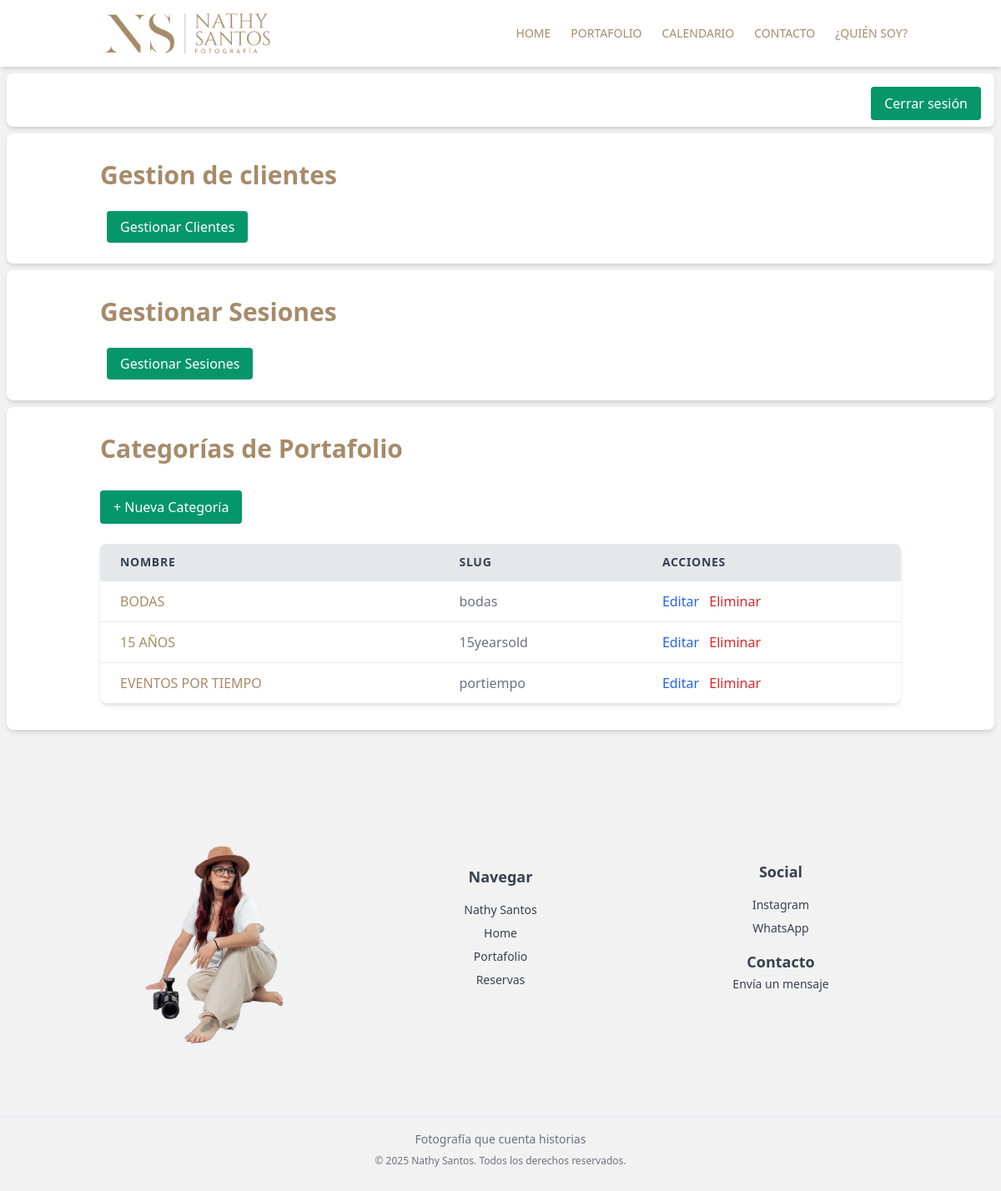
Page /admin-panel/ (signed in) on the committed database.
### admin_NathySantos/models.py (models this page shows, shortened)
class PortfolioCategory(models.Model):
    name = models.CharField(max_length=50, unique=True)
    display_name = models.CharField(max_length=100)
    slug = models.SlugField(unique=True, blank=True)
    class Meta:
        verbose_name = "Categoría de Portafolio"
        verbose_name_plural = "Categorías de Portafolio"

### admin_NathySantos/views.py (the view)
# urls.py: path('', views.dashboard, name='dashboard'),
@login_required(login_url='/login/')
def dashboard(request):
    categorias = PortfolioCategory.objects.all()
    return render(request, 'admin_NathySantos/dashboard.html', {'categorias': categorias})

### admin_NathySantos/templates/admin_NathySantos/dashboard.html (shortened to what this page needs)
{% extends 'layouts/app.html' %}
{% load static %}
{% block content %}
<section class="py-8 bg-white m-2 relative rounded-lg shadow-md hover:shadow-lg transition-all duration-300">
  <div class="absolute top-4 right-4">
    <form action="{% url 'logout' %}" method="POST" class="inline">
      <button type="submit" class="bg-green-600 hover:bg-green-700 text-white py-2 px-4 mb-4 rounded transition">Cerrar
        sesión</button>
    </form>
  </div>
</section>
<section class="py-8 bg-white m-2 relative rounded-lg shadow-md hover:shadow-lg transition-all duration-300">
  <div class="container mx-auto px-8">
    <h2 class="text-3xl font-bold mb-8">Gestion de clientes</h2>
    <a href="{% url 'clientes_list' %}"
      class="bg-green-600 hover:bg-green-700 text-white py-2 px-4 rounded transition ml-2">
      Gestionar Clientes
    </a>
</section>
<section class="py-8 bg-white m-2 relative rounded-lg shadow-md hover:shadow-lg transition-all duration-300">
  <div class="container mx-auto px-8">
    <h2 class="text-3xl font-bold mb-8">Gestionar Sesiones</h2>
    <a href="{% url 'listar_eventos' %}"
      class="bg-green-600 hover:bg-green-700 text-white py-2 px-4 rounded transition ml-2">
      Gestionar Sesiones
    </a>
</section>
<section class="py-8 bg-white m-2 relative rounded-lg shadow-md hover:shadow-lg transition-all duration-300">
  <div class="container mx-auto px-8">
    <h2 class="text-3xl font-bold mb-8">Categorías de Portafolio</h2>
    <div class="mb-6">
      <button onclick="openModal()" class="bg-green-600 hover:bg-green-700 text-white py-2 px-4 rounded transition">
        + Nueva Categoría
      </button>
    </div>
    <table class="min-w-full bg-white shadow-md rounded-lg overflow-hidden">
      <thead>
        <tr class="bg-gray-200 text-gray-700 text-left text-sm uppercase tracking-wider">
          <th class="py-3 px-6">Nombre</th>
          <th class="py-3 px-6">Slug</th>
          <th class="py-3 px-6">Acciones</th>
        </tr>
      </thead>
      <tbody>
        {% for categoria in categorias %}
        <tr class="border-t hover:bg-gray-50">
          <td class="py-3 px-6">{{ categoria.display_name }}</td>
          <td class="py-3 px-6 text-gray-500">{{ categoria.slug }}</td>
          <td class="py-3 px-6 space-x-2">
            <a href="{% url 'edit_category' categoria.pk %}" class="text-blue-600 hover:underline">Editar</a>
            <a href="{% url 'delete_category' categoria.pk %}" class="text-red-600 hover:underline">Eliminar</a>
          </td>
        </tr>
        {% empty %}
        <tr>
          <td colspan="3" class="py-4 px-6 text-center text-gray-500">No hay categorías creadas aún.</td>
        </tr>
        {% endfor %}
      </tbody>
    </table>
  </div>
</section>
{% endblock %}

### static/css/custom.css (style rules this page uses)
* { margin: 0; padding: 0; box-sizing: border-box; }

### rows in the picture
PortfolioCategory: display_name "BODAS", slug "bodas"
PortfolioCategory: display_name "15 AÑOS", slug "15yearsold"
PortfolioCategory: display_name "EVENTOS POR TIEMPO", slug "portiempo"
